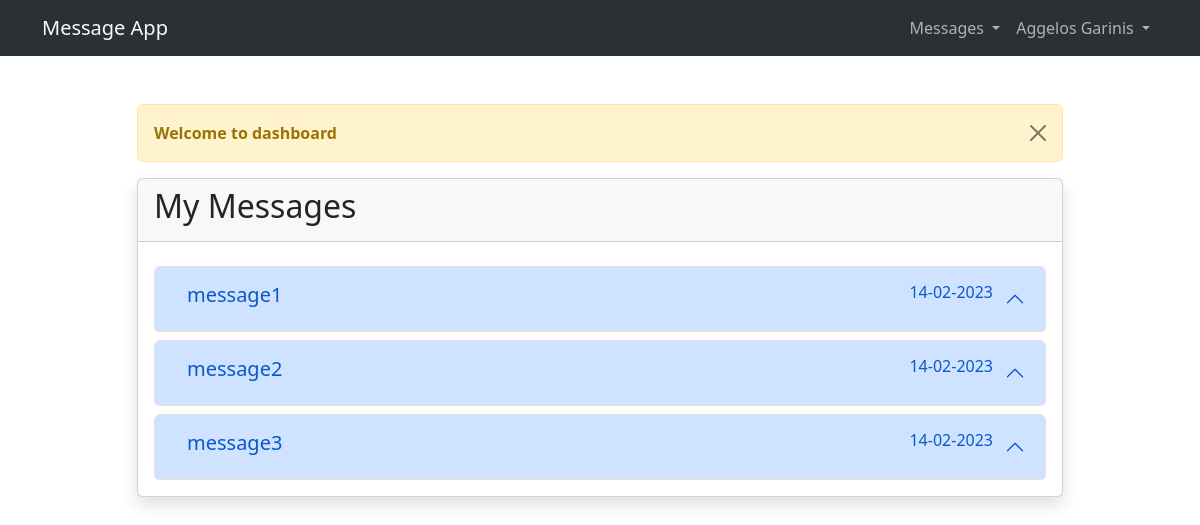
The page /message-history.php (signed in) on the database its author committed.
### tables this page shows
CREATE TABLE `posts` (
  `id_post` int(11) NOT NULL,
  `user_id` int(11) DEFAULT NULL,
  `title` varchar(255) NOT NULL,
  `body` text NOT NULL,
  `created` timestamp NOT NULL DEFAULT current_timestamp()
);

### message-history.php (the view, shortened to what this page needs)
<?php
include('admin/config/dbcon.php');
include('includes/header.php');
include('includes/navbar.php');
?>
<div class="py-5">
    <div class="container">
        <div class="row justify-content-center">
            <div class="col-md-10">
                <?php
                include('msg.php');
                ?>
                <div class="card shadow ">
                    <div class="card-header">
                        <h2>My Messages</h2>
                    </div>
                    <div class="card-body ">
                        <div class="accordion" id="chapters">
                            <?php
                            $current_id = $_SESSION['auth_user']['user_id'];
                            $query = "SELECT * FROM posts,users WHERE posts.user_id=users.id AND user_id='$current_id'; ";
                            $query_run = mysqli_query($con, $query);
                            if (mysqli_num_rows($query_run) > 0) {
                                foreach ($query_run as $row) {
                                    $orgDate = $row['created'];
                                    $newDate = date("d-m-Y", strtotime($orgDate));
                                    ?>
                                    <div class="mt-2 ">
                                        <div class="accordion-item">
                                            <h2 class="accordion-header" id="heading-<?= $row['id_post']; ?>">
                                                <button class="accordion-button " type="button" data-bs-toggle="collapse"
                                                    data-bs-target="#chapter-<?= $row['id_post']; ?>" aria-expanded="true"
                                                    aria-controls="chapter-<?= $row['id_post']; ?>">
                                                    <div class="me-0 container-fluid">
                                                        <div class="float-start">
                                                            <h5>
                                                                <?= $row['title']; ?>
                                                            </h5>
                                                        </div>
                                                        <div class="float-end">
                                                            <h6>
                                                                <?php echo $newDate; ?>
                                                            </h6>
                                                        </div>
                                                    </div>
                                                </button>
                                            </h2>
                                        </div>
                                    </div>
                                    <?php
                                }
                            } else {
                                ?>
                                <h1>No Record Found</h1>
                                <?php
                            }
                            ?>
                        </div>
                    </div>
                </div>
            </div>
        </div>
    </div>
    <?php
    include('includes/footer.php');
    ?>

### rows shown on the page
posts: title "message1", created "14-02-2023"
posts: title "message2", created "14-02-2023"
posts: title "message3", created "14-02-2023"

### other values the page prints
$_SESSION['auth_user']['user_name'] "Aggelos Garinis"
$_SESSION['message'] "Welcome to dashboard"
